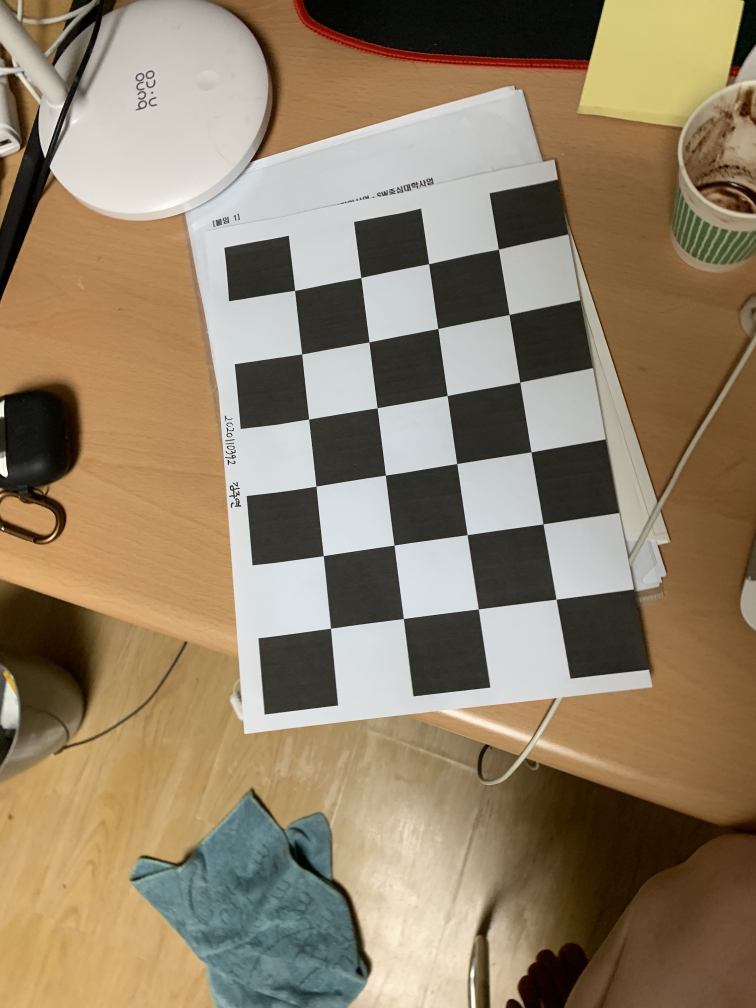
#> input picture images/20.jpg, 3024 x 4032 px, found by its file name (shown at 1/4 size)
$ python camera_calibration.py
#> lines starting #> are read from the running program, lines starting #| are printed output that depends on the picture; long printed decimals are rounded
# https://docs.opencv.org/4.x/dc/dbb/tutorial_py_calibration.html
import numpy as np
import cv2 as cv
import glob

def fileWrite():
    f = open("C:/Users/joooo/Desktop/images/보정결과.txt", 'w')
    data = "ret\n"
    f.write(data)
    data = str(ret)
    f.write(data)

    data = "\n\ncameraMatrix\n"
    f.write(data)
    data = str(mtx)
    f.write(data)

    data = "\n\ndistCoeffs\n"
    f.write(data)
    data = str(dist)
    f.write(data)

    data = "\n\nrvecs\n"
    f.write(data)
    data = str(rvecs)
    f.write(data)

    data = "\n\ntvecs\n"
    f.write(data)
    data = str(tvecs)
    f.write(data)

    data = "\n\ntotal error\n"
    f.write(data)
    data = str(mean_error / len(objpoints))
    f.write(data)

    f.close()


def printCameraCalibration():
    print("ret")
    print(ret)

    print("mtx")
    print(mtx)

    print("distCoeffs")
    print(dist)

    print("rvecs") # 회전벡터
    print(rvecs)

    print("tvecs") # 이동벡터
    print(tvecs)


# termination criteria
criteria = (cv.TERM_CRITERIA_EPS + cv.TERM_CRITERIA_MAX_ITER, 30, 0.001)

# prepare object points, like (0,0,0), (1,0,0), (2,0,0) ....,(6,5,0)
objp = np.zeros((4*6,3), np.float32)
objp[:,:2] = np.mgrid[0:4,0:6].T.reshape(-1,2)

# Arrays to store object points and image points from all the images.
objpoints = [] # 3d point in real world space
imgpoints = [] # 2d points in image plane.

# images = glob.glob('C:/Users/joooo/Desktop/images/*.jpg')
# for fname in images:
img = cv.imread('C:/Users/joooo/Desktop/images/20.jpg')
#> img is the input picture: shape (4032, 3024, 3); mean B, G, R 104.4, 128.8, 145.4
gray = cv.cvtColor(img, cv.COLOR_BGR2GRAY)
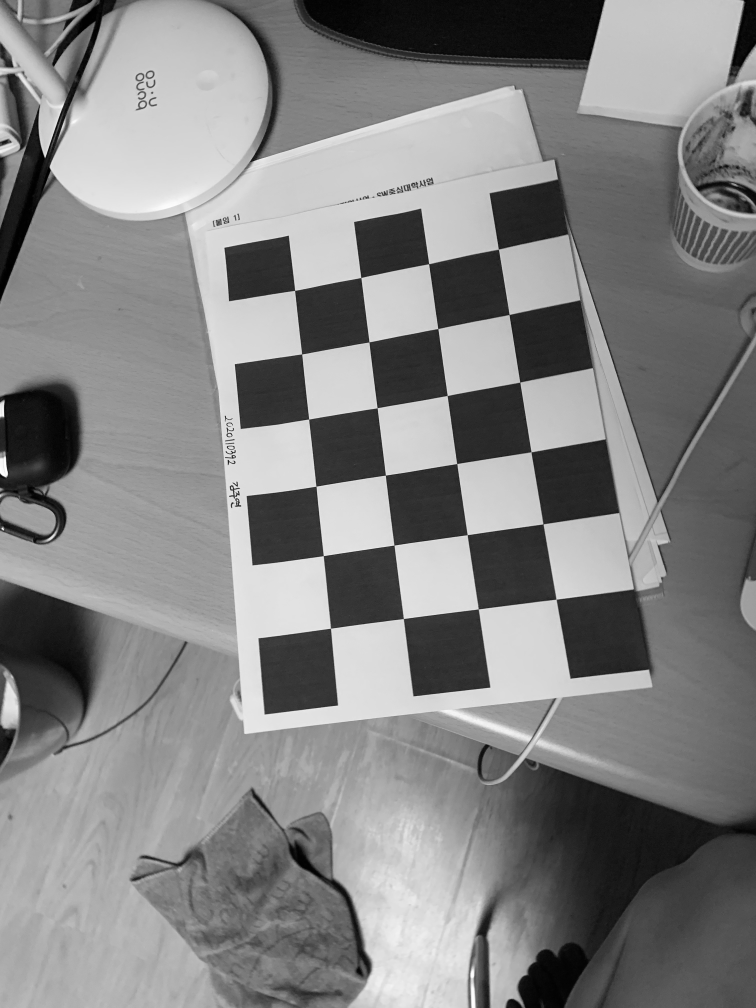
#> gray: shape (4032, 3024) (shown at 1/4 size); min 0, max 255, mean 131

# Find the chess board corners
ret, corners = cv.findChessboardCorners(gray, (4, 6), None)
#> ret = True; corners = 24 rows, first 8: [1180.5, 1163.1], [1444.9, 1111.5], [1715.9, 1056.3], [1992, 1002], [1208.1, 1417.4], [1477.5, 1369.4], [1752.8, 1315.5], [2037.5, 1259.5]

# If found, add object points, image points (after refining them)
if ret == True:
    objpoints.append(objp)
    corners2 = cv.cornerSubPix(gray,corners, (11,11), (-1,-1), criteria)
#> corners2 = 24 rows, first 8: [1180.3, 1163], [1444.8, 1111.5], [1716.2, 1056.6], [1994.9, 997.9], [1208.1, 1417.4], [1477.4, 1369.3], [1752.7, 1315.7], [2037.6, 1259.6]
    imgpoints.append(corners2)

"""
# Draw and display the corners
cv.drawChessboardCorners(img, (4,6), corners2, ret)
img2 = cv.resize(img, (1000,1000))

cv.imshow('img', img2)
cv.waitKey(0)
cv.destroyAllWindows()
"""

# camera calibration
ret, mtx, dist, rvecs, tvecs = cv.calibrateCamera(objpoints, imgpoints, gray.shape[::-1], None, None)
#> ret = 0.556; mtx = [[3132.3, 0, 1554.1], [0, 3089.9, 1906.8], [0, 0, 1]]; dist = [[0.304, -1.99, -0.0121, -0.00222, 4.6]]; rvecs = ([-0.221, 0.172, -0.14],); tvecs = ([-1.37, -2.76, 11.72],)
printCameraCalibration()
#| 0.5557
#| [[3.13231498e+03 0.00000000e+00 1.55407513e+03]
#|  [0.00000000e+00 3.08993442e+03 1.90682991e+03]
#|  [0.00000000e+00 0.00000000e+00 1.00000000e+00]]
#| [[ 3.03600362e-01 -1.99253383e+00 -1.20912906e-02 -2.21934082e-03
#|    4.59992313e+00]]
#| (array([[-0.2207 ],
#|        [ 0.1718],
#|        [-0.1403]]),)
#| (array([[-1.371],
#|        [-2.757],
#|        [11.720 ]]),)


# undistortion
h, w = img.shape[:2]
#> h = 4032; w = 3024
newcameramtx, roi = cv.getOptimalNewCameraMatrix(mtx, dist, (w, h), 1, (w, h))
#> newcameramtx = [[3192.8, 0, 1547.7], [0, 3342.7, 1925.8], [0, 0, 1]]; roi = (666, 473, 1774, 2752)

# undistort
dst = cv.undistort(img, mtx, dist, None, newcameramtx)
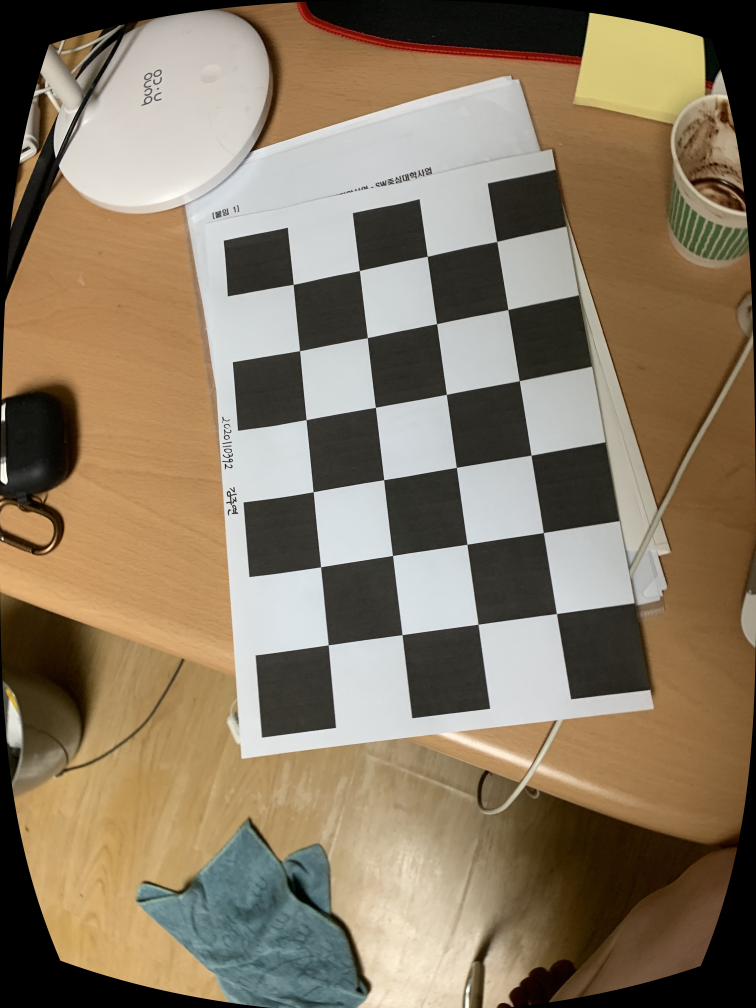
#> dst: shape (4032, 3024, 3) (shown at 1/4 size); mean B, G, R 99.4, 121.4, 136.7
x, y, w, h = roi
#> x = 666; y = 473; w = 1774; h = 2752
dst = dst[y:y + h, x:x + w]
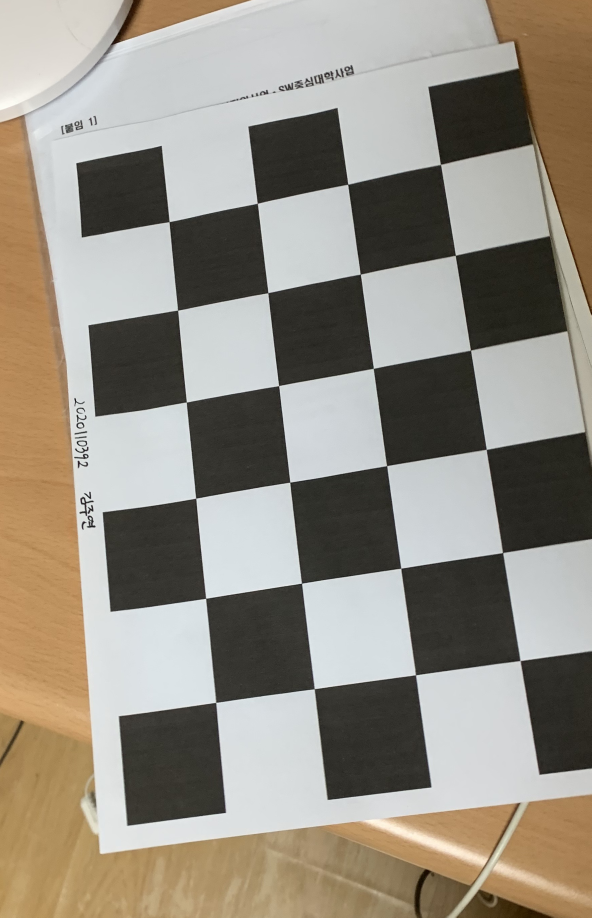
#> dst: shape (2752, 1774, 3) (shown at 1/3 size); mean B, G, R 131.4, 142.9, 149.4
cv.imwrite('C:/Users/joooo/Desktop/images/calibresult2.jpg', dst)

# 원래영상 화면에 띄우기
img1 = cv.resize(img, (500,500))
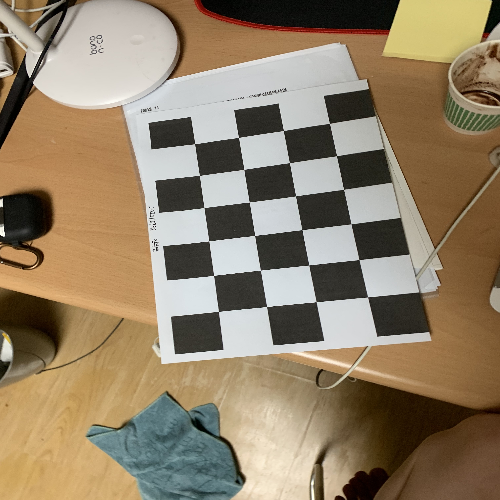
#> img1: shape (500, 500, 3); mean B, G, R 104.3, 128.7, 145.3
cv.imshow('original', img1)

# 보정영상 화면에 띄우기
img2 = cv.resize(dst, (500,500))
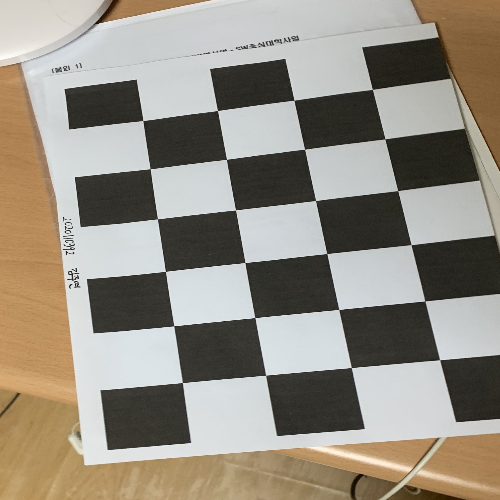
#> img2: shape (500, 500, 3); mean B, G, R 131.3, 142.8, 149.3

cv.imshow('calibrated', img2)
cv.waitKey(0)
cv.destroyAllWindows()

# reprojection error
mean_error = 0
for i in range(len(objpoints)):
    imgpoints2, _ = cv.projectPoints(objpoints[i], rvecs[i], tvecs[i], mtx, dist)
    error = cv.norm(imgpoints[i], imgpoints2, cv.NORM_L2) / len(imgpoints2)
    mean_error += error
#> this loop made 1 pass
#> (error, mean_error) on pass 1: (0.113, 0.113)
#> after the loop, mean_error = 0.113
print("total error: {}".format(mean_error / len(objpoints)))
#| total error: 0.1134

fileWrite()
#> in fileWrite, `data = str(ret)`: data = '0.5556831786079414'
#> in fileWrite, `data = str(mean_error / len(objpoints))`: data = '0.11342986553221023'

$ run again, with images/12.jpg copied over images/20.jpg
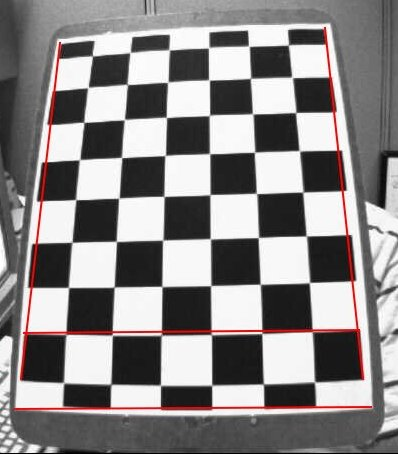
#> input picture images/12.jpg, 398 x 454 px, found by its file name
#> img is the input picture: shape (454, 398, 3); mean B, G, R 135.6, 135.6, 139
#> `ret, corners = cv.findChessboardCorners(gray, (4, 6), None)`: ret = True; corners = 24 rows, first 8: [130, 52.52], [169.3, 49.89], [208.5, 47.87], [248.7, 46.04], [127.6, 84.61], [167.6, 82.37], [209.3, 80.09], [250.5, 78.3]
#> corners2 = 24 rows, first 8: [130, 52.56], [169.2, 49.94], [208.7, 47.6], [248.9, 46.2], [127.2, 84.44], [167.8, 82.17], [209.1, 80.07], [250.5, 78.33]
#> `ret, mtx, dist, rvecs, tvecs = cv.calibrateCamera(objpoints, imgpoints..`: ret = 0.115; mtx = [[541.6, 0, 197.2], [0, 567.5, 279.3], [0, 0, 1]]; dist = [[-0.498, 1.85, -0.0384, 0.00712, -5.52]]; rvecs = ([-0.383, 0.0577, -0.0113],); tvecs = ([-1.72, -5.39, 13.29],)
#| 0.1151
#| [[541.618   0.         197.206]
#|  [  0.         567.523 279.286]
#|  [  0.           0.           1.        ]]
#| [[-0.4984  1.847 -0.03842  0.007123 -5.516 ]]
#| (array([[-0.3832],
#|        [ 0.05775],
#|        [-0.0113 ]]),)
#| (array([[-1.723],
#|        [-5.394],
#|        [13.287]]),)
#> newcameramtx = [[204.6, 0, 281.6], [0, 245.5, 339.3], [0, 0, 1]]; roi = (207, 218, 150, 202)
#> `dst = cv.undistort(img, mtx, dist, None, newcameramtx)`:
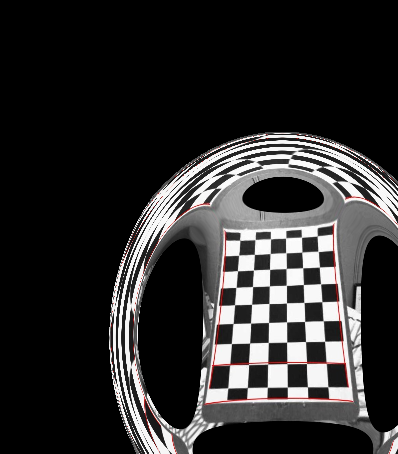
#> dst: shape (454, 398, 3); mean B, G, R 45.1, 45.2, 46.1
#> `x, y, w, h = roi`: x = 207; y = 218; w = 150; h = 202
#> `img2 = cv.resize(dst, (500,500))`:
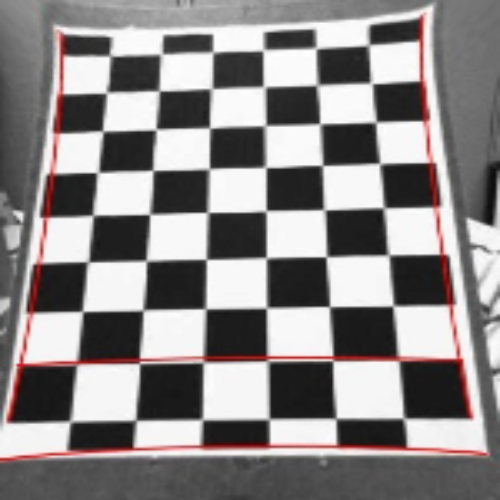
#> img2: shape (500, 500, 3); mean B, G, R 135.7, 135.7, 139.7
#> the loop `for i in range(len(objpoints)):` made 1 pass
#> (error, mean_error) on pass 1: (0.0235, 0.0235)
#> after the loop `for i in range(len(objpoints)):`: mean_error = 0.0235
#| total error: 0.0235
#> in fileWrite, `data = str(ret)`: data = '0.11513727960925972'
#> in fileWrite, `data = str(mean_error / len(objpoints))`: data = '0.023502629947669367'

$ run again, with images/2.jpg copied over images/20.jpg
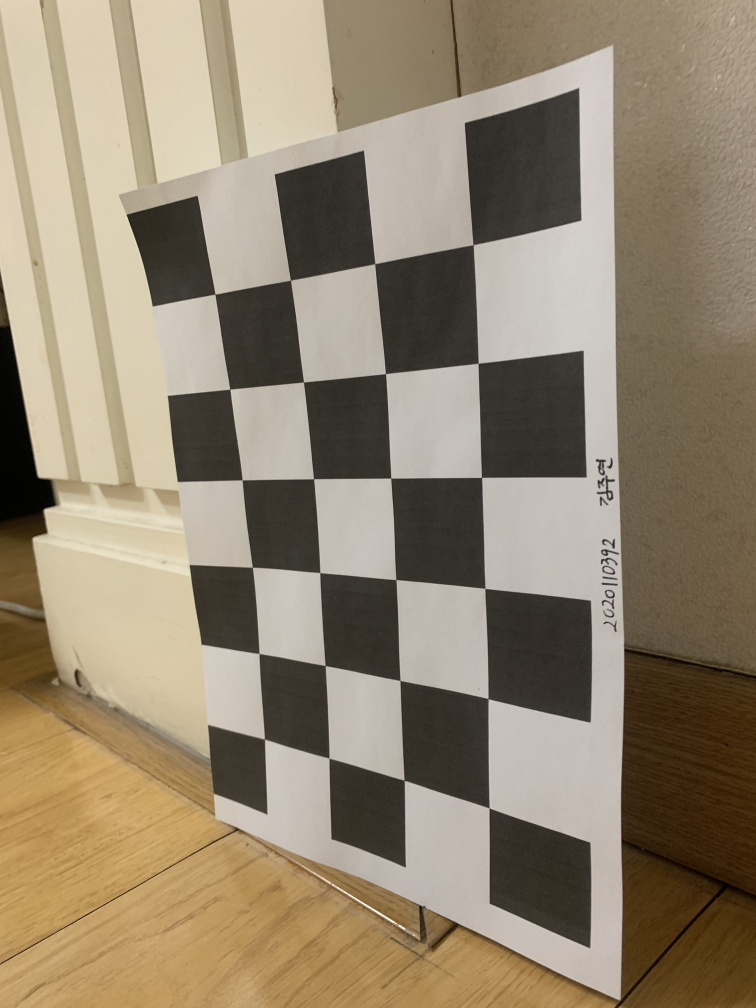
#> input picture images/2.jpg, 3024 x 4032 px, found by its file name (shown at 1/4 size)
#> img is the input picture: shape (4032, 3024, 3); mean B, G, R 112.3, 133.7, 147.4
#> `ret, corners = cv.findChessboardCorners(gray, (4, 6), None)`: ret = True; corners = 24 rows, first 8: [865, 1181], [1163.5, 1122], [1499.4, 1055.7], [1892, 980.3], [920.9, 1559.4], [1215.3, 1530.3], [1544.2, 1497.1], [1913.3, 1454.7]
#> corners2 = 24 rows, first 8: [861.4, 1178.2], [1163.2, 1122.3], [1500.4, 1056.4], [1894, 980.4], [920.9, 1558.3], [1215.1, 1529.3], [1543.4, 1495.9], [1913.6, 1454.5]
#> `ret, mtx, dist, rvecs, tvecs = cv.calibrateCamera(objpoints, imgpoints..`: ret = 3.08; mtx = [[2188.4, 0, 2472.1], [0, 2090, 2232.9], [0, 0, 1]]; dist = [[0.0161, 0.133, 0.0802, 0.00345, -0.0654]]; rvecs = ([0.256, 0.436, 0.0601],); tvecs = ([-3.81, -2.99, 5.04],)
#| 3.077
#| [[2.18843702e+03 0.00000000e+00 2.47214984e+03]
#|  [0.00000000e+00 2.08997576e+03 2.23294451e+03]
#|  [0.00000000e+00 0.00000000e+00 1.00000000e+00]]
#| [[ 0.01609   0.1326  0.08023   0.003446 -0.06542]]
#| (array([[0.2564 ],
#|        [0.4358],
#|        [0.06013]]),)
#| (array([[-3.813],
#|        [-2.986 ],
#|        [ 5.037]]),)
#> newcameramtx = [[1567.3, 0, 2524.6], [0, 1631.2, 2871.5], [0, 0, 1]]; roi = (1039, 1129, 1824, 2772)
#> `dst = cv.undistort(img, mtx, dist, None, newcameramtx)`:
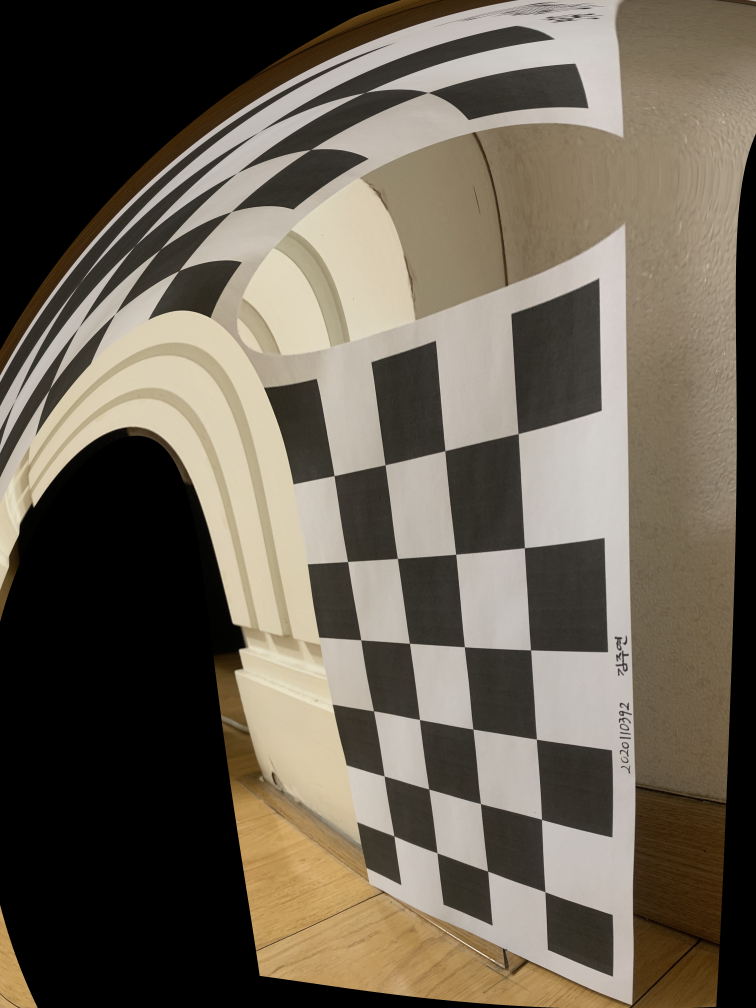
#> dst: shape (4032, 3024, 3) (shown at 1/4 size); mean B, G, R 84.3, 97.7, 106.3
#> `x, y, w, h = roi`: x = 1039; y = 1129; w = 1824; h = 2772
#> `img2 = cv.resize(dst, (500,500))`:
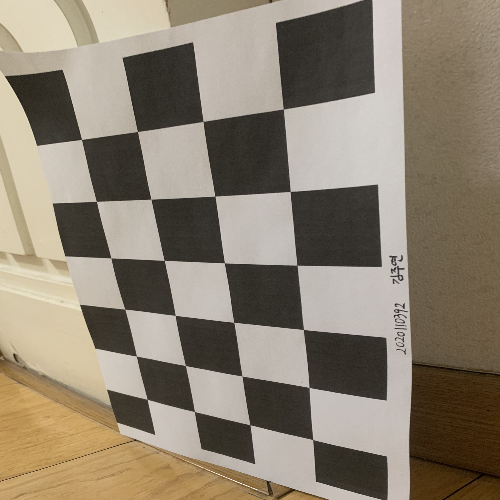
#> img2: shape (500, 500, 3); mean B, G, R 112.6, 129.1, 139.8
#> the loop `for i in range(len(objpoints)):` made 1 pass
#> (error, mean_error) on pass 1: (0.628, 0.628)
#> after the loop `for i in range(len(objpoints)):`: mean_error = 0.628
#| total error: 0.628
#> in fileWrite, `data = str(ret)`: data = '3.076673695746498'
#> in fileWrite, `data = str(mean_error / len(objpoints))`: data = '0.6280242128987341'
